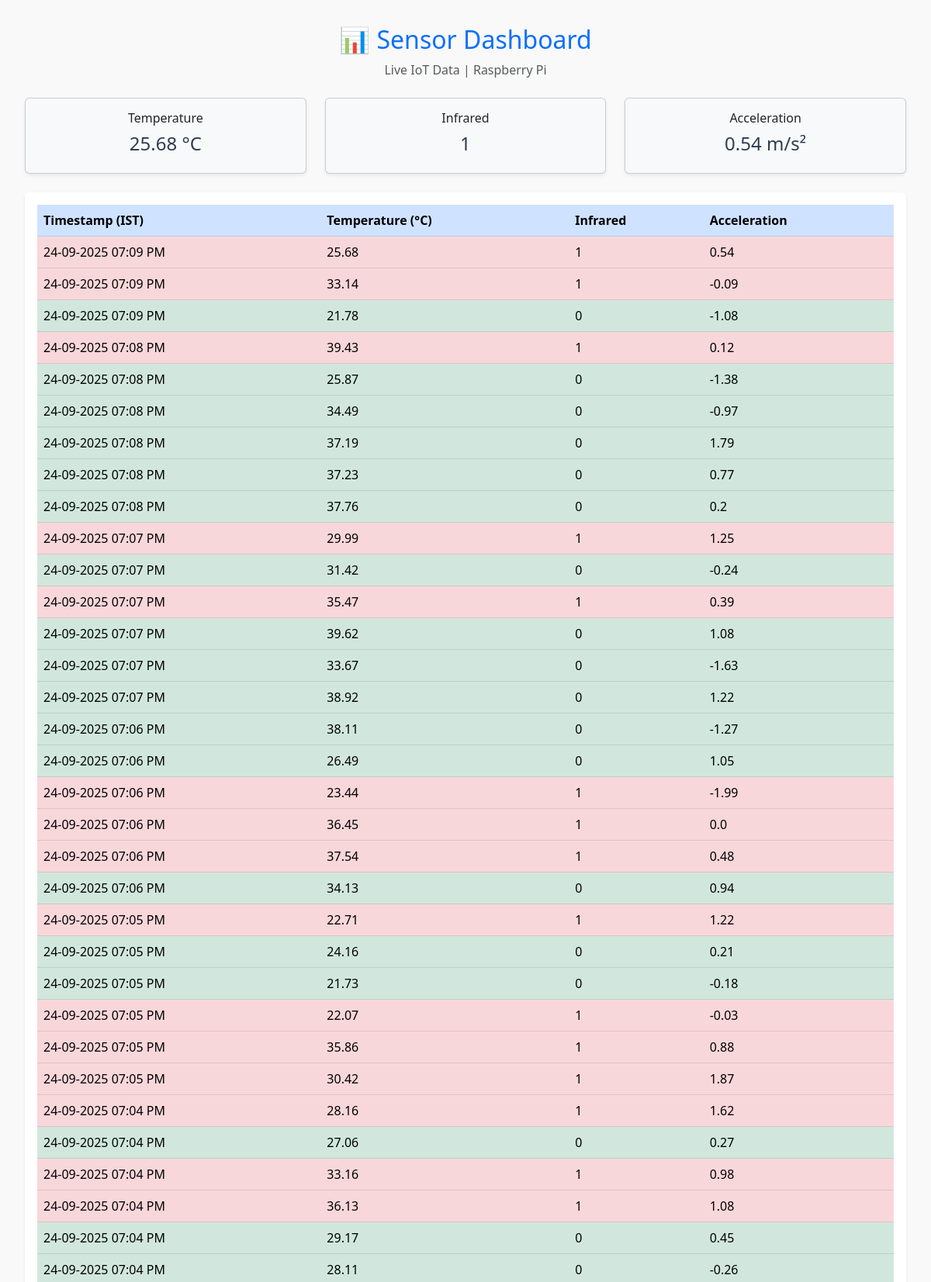
/dashboard (upper part), run on the app's committed database.
### project.py (models this page shows)
class SensorData(db.Model):
    id = db.Column(db.Integer, primary_key=True)
    temperature = db.Column(db.Float, nullable=False)
    infrared = db.Column(db.Integer, nullable=False)
    accel = db.Column(db.Float, nullable=False)
    timestamp = db.Column(db.DateTime, default=datetime.utcnow)

### project.py (the view)
@app.route('/dashboard')
def dashboard():
    india = pytz_timezone('Asia/Kolkata')
    rows = SensorData.query.order_by(SensorData.timestamp.desc()).limit(50).all()
    for row in rows:
        if row.timestamp.tzinfo is None:
            row.timestamp = row.timestamp.replace(tzinfo=timezone.utc)
        row.timestamp = row.timestamp.astimezone(india)
    return render_template('dashboard.html', rows=rows)

### templates/dashboard.html (shortened to what this page needs)
<!DOCTYPE html>
<html lang="en">
<head>
  <link href="https://cdn.jsdelivr.net/npm/bootstrap@5.3.0/dist/css/bootstrap.min.css" rel="stylesheet">
</head>
<body class="fade-in">
  <header class="mb-4">
    <h2 class="text-center text-primary">📊 Sensor Dashboard</h2>
    <p class="text-center text-muted">Live IoT Data | Raspberry Pi</p>
  </header>
  <div class="row text-center mb-4">
    <div class="col-md-4">
      <div class="card shadow-sm p-3 bg-light">
        <h6>Temperature</h6>
        <h4>{{ rows[0].temperature }} °C</h4>
      </div>
    </div>
    <div class="col-md-4">
      <div class="card shadow-sm p-3 bg-light">
        <h6>Infrared</h6>
        <h4>{{ rows[0].infrared }}</h4>
      </div>
    </div>
    <div class="col-md-4">
      <div class="card shadow-sm p-3 bg-light">
        <h6>Acceleration</h6>
        <h4>{{ rows[0].accel }} m/s²</h4>
      </div>
    </div>
  </div>
  <div class="table-responsive shadow-sm bg-white p-3 rounded">
    <table class="table table-hover align-middle">
      <thead class="table-primary">
        <tr>
          <th scope="col">Timestamp (IST)</th>
          <th scope="col">Temperature (°C)</th>
          <th scope="col">Infrared</th>
          <th scope="col">Acceleration</th>
        </tr>
      </thead>
      <tbody>
        {% for row in rows %}
        <tr class="{% if row.infrared == 1 %}table-danger{% else %}table-success{% endif %}">
        <td>
         {% if row.timestamp %}
         {{ row.timestamp.strftime('%d-%m-%Y %I:%M %p') }}
         {% else %}
         N/A
        {% endif %}
        </td>
          <td>{{ row.temperature }}</td>
          <td>{{ row.infrared }}</td>
          <td>{{ row.accel }}</td>
        </tr>
        {% endfor %}
      </tbody>
    </table>
  </div>
</body>
</html>

### templates/dashboard.html (style rules this page uses)
body { padding: 2rem; background-color: #f9f9f9; }
.fade-in { animation: fadeIn 1s ease-in-out; }
.card h4 { color: #2c3e50; }

### data on the page
SensorData: temperature "25.68", infrared "1", accel "0.54", timestamp "24-09-2025 07:09 PM"
SensorData: timestamp "24-09-2025 07:09 PM", temperature "33.14", infrared "1", accel "-0.09"
SensorData: timestamp "24-09-2025 07:09 PM", temperature "21.78", infrared "0", accel "-1.08"
SensorData: timestamp "24-09-2025 07:08 PM", temperature "39.43", infrared "1", accel "0.12"
SensorData: timestamp "24-09-2025 07:08 PM", temperature "25.87", infrared "0", accel "-1.38"
SensorData: timestamp "24-09-2025 07:08 PM", temperature "34.49", infrared "0", accel "-0.97"
SensorData: timestamp "24-09-2025 07:08 PM", temperature "37.19", infrared "0", accel "1.79"
SensorData: timestamp "24-09-2025 07:08 PM", temperature "37.23", infrared "0", accel "0.77"
SensorData: timestamp "24-09-2025 07:08 PM", temperature "37.76", infrared "0", accel "0.2"
SensorData: timestamp "24-09-2025 07:07 PM", temperature "29.99", infrared "1", accel "1.25"
SensorData: timestamp "24-09-2025 07:07 PM", temperature "31.42", infrared "0", accel "-0.24"
SensorData: timestamp "24-09-2025 07:07 PM", temperature "35.47", infrared "1", accel "0.39"
SensorData: timestamp "24-09-2025 07:07 PM", temperature "39.62", infrared "0", accel "1.08"
SensorData: timestamp "24-09-2025 07:07 PM", temperature "33.67", infrared "0", accel "-1.63"
SensorData: timestamp "24-09-2025 07:07 PM", temperature "38.92", infrared "0", accel "1.22"
SensorData: timestamp "24-09-2025 07:06 PM", temperature "38.11", infrared "0", accel "-1.27"
SensorData: timestamp "24-09-2025 07:06 PM", temperature "26.49", infrared "0", accel "1.05"
SensorData: timestamp "24-09-2025 07:06 PM", temperature "23.44", infrared "1", accel "-1.99"
SensorData: timestamp "24-09-2025 07:06 PM", temperature "36.45", infrared "1", accel "0.0"
SensorData: timestamp "24-09-2025 07:06 PM", temperature "37.54", infrared "1", accel "0.48"
SensorData: timestamp "24-09-2025 07:06 PM", temperature "34.13", infrared "0", accel "0.94"
SensorData: timestamp "24-09-2025 07:05 PM", temperature "22.71", infrared "1", accel "1.22"
SensorData: timestamp "24-09-2025 07:05 PM", temperature "24.16", infrared "0", accel "0.21"
SensorData: timestamp "24-09-2025 07:05 PM", temperature "21.73", infrared "0", accel "-0.18"
SensorData: timestamp "24-09-2025 07:05 PM", temperature "22.07", infrared "1", accel "-0.03"
SensorData: timestamp "24-09-2025 07:05 PM", temperature "35.86", infrared "1", accel "0.88"
SensorData: timestamp "24-09-2025 07:05 PM", temperature "30.42", infrared "1", accel "1.87"
SensorData: timestamp "24-09-2025 07:04 PM", temperature "28.16", infrared "1", accel "1.62"
SensorData: timestamp "24-09-2025 07:04 PM", temperature "27.06", infrared "0", accel "0.27"
SensorData: timestamp "24-09-2025 07:04 PM", temperature "33.16", infrared "1", accel "0.98"
SensorData: timestamp "24-09-2025 07:04 PM", temperature "36.13", infrared "1", accel "1.08"
SensorData: timestamp "24-09-2025 07:04 PM", temperature "29.17", infrared "0", accel "0.45"
SensorData: timestamp "24-09-2025 07:04 PM", temperature "28.11", infrared "0", accel "-0.26"
